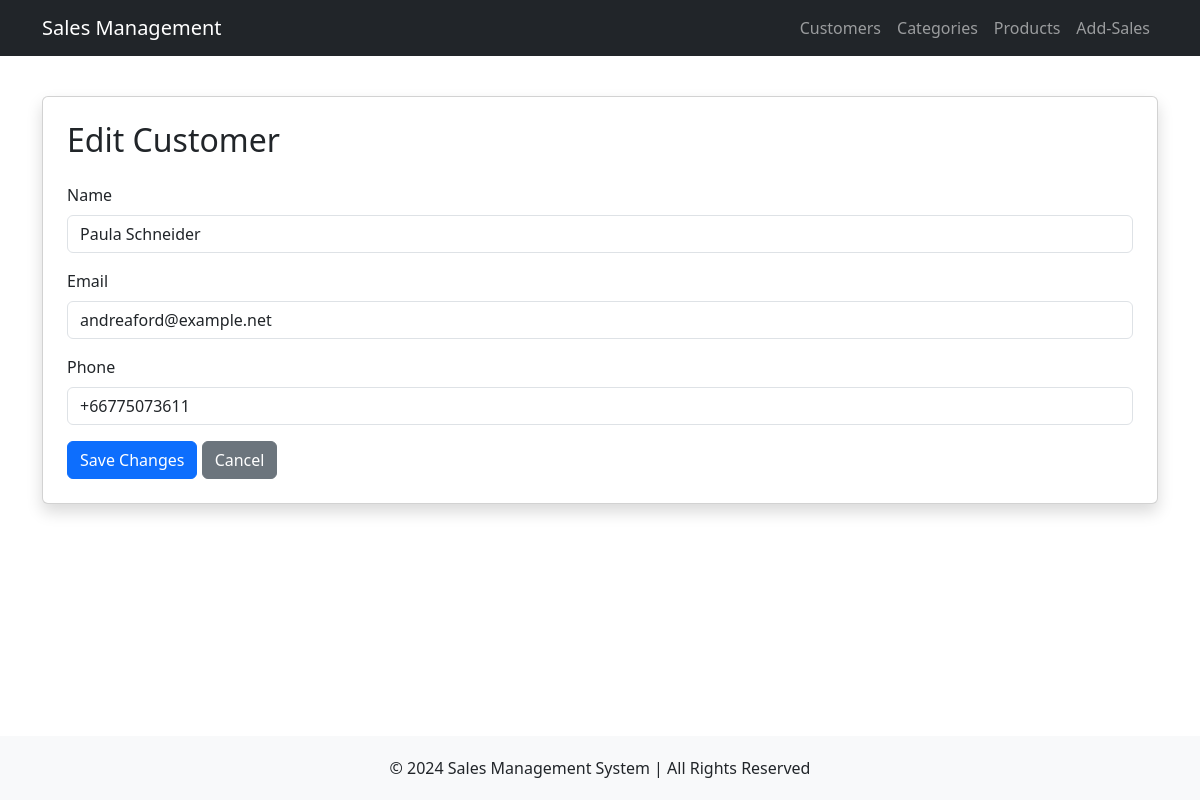
/edit_customer/1, run on an earlier commit of the app's database.
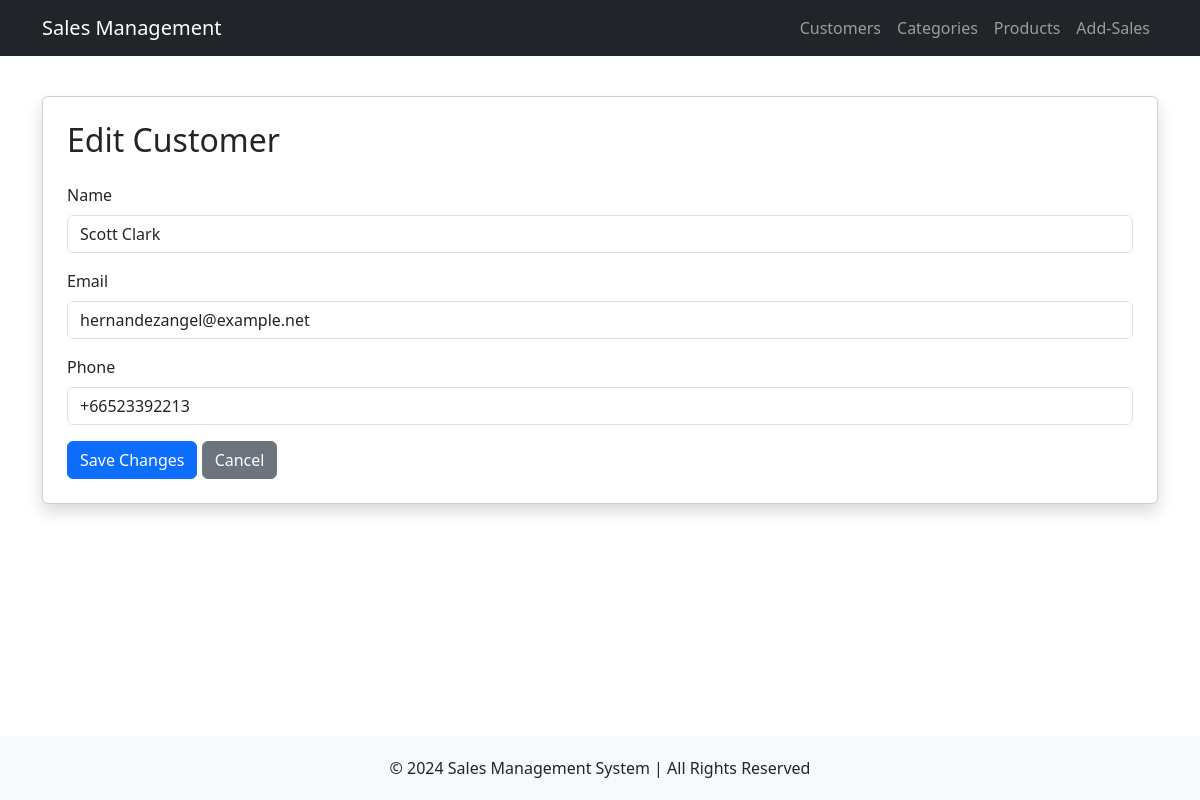
And on a later commit of the database.
### tables this page shows
CREATE TABLE Customers (
    cus_id INTEGER PRIMARY KEY AUTOINCREMENT NOT NULL UNIQUE,
    name VARCHAR(30) NOT NULL,
    email VARCHAR(50) UNIQUE,
    tel VARCHAR(15) UNIQUE
);

### routes/customers.py (the view, shortened to what this page needs)
@customer_bp.route('/edit_customer/<int:cus_id>', methods=['GET', 'POST'])
def edit_customer(cus_id):
    try:
        conn = get_db_connection()
        customer = conn.execute('SELECT * FROM Customers WHERE cus_id = ?', (cus_id,)).fetchone()
        conn.close()
        return render_template('edit_customer.html', customer=customer)
    except Exception as e:
        flash(f"Error updating customer: {str(e)}", 'danger')
        return redirect(url_for('customer_bp.customers'))

### routes/customers.py (called while the page is built)
def get_db_connection():
    conn = sqlite3.connect(DATABASE)
    conn.row_factory = sqlite3.Row
    return conn

### templates/edit_customer.html
{% extends 'base.html' %}
{% block content %}
    <div class='card shadow p-4'>
        <h2 class='mb-4'>Edit Customer</h2>
        <form action='' method='post'>
            <div class='mb-3'>
                <label class='form-label'>Name</label>
                <input type='text' name='name' value='{{ customer["name"] }}' required class='form-control'>
            </div>
            <div class='mb-3'>
                <label class='form-label'>Email</label>
                <input type='email' name='email' value='{{ customer["email"] }}' required class='form-control'>
            </div>
            <div class='mb-3'>
                <label class='form-label'>Phone</label>
                <input type='text' name='tel' value='{{ customer["tel"] }}' required class='form-control'>
            </div>
            <button type='submit' class='btn btn-primary'>Save Changes</button>
            <a href='/customers' class='btn btn-secondary'>Cancel</a>
        </form>
    </div>
{% endblock %}

What changed in the data, as far as the page shows it:
changed Customers: name "Paula Schneider" → "Scott Clark"; email "andreaford@example.net" → "hernandezangel@example.net"; tel "+66775073611" → "+66523392213"
